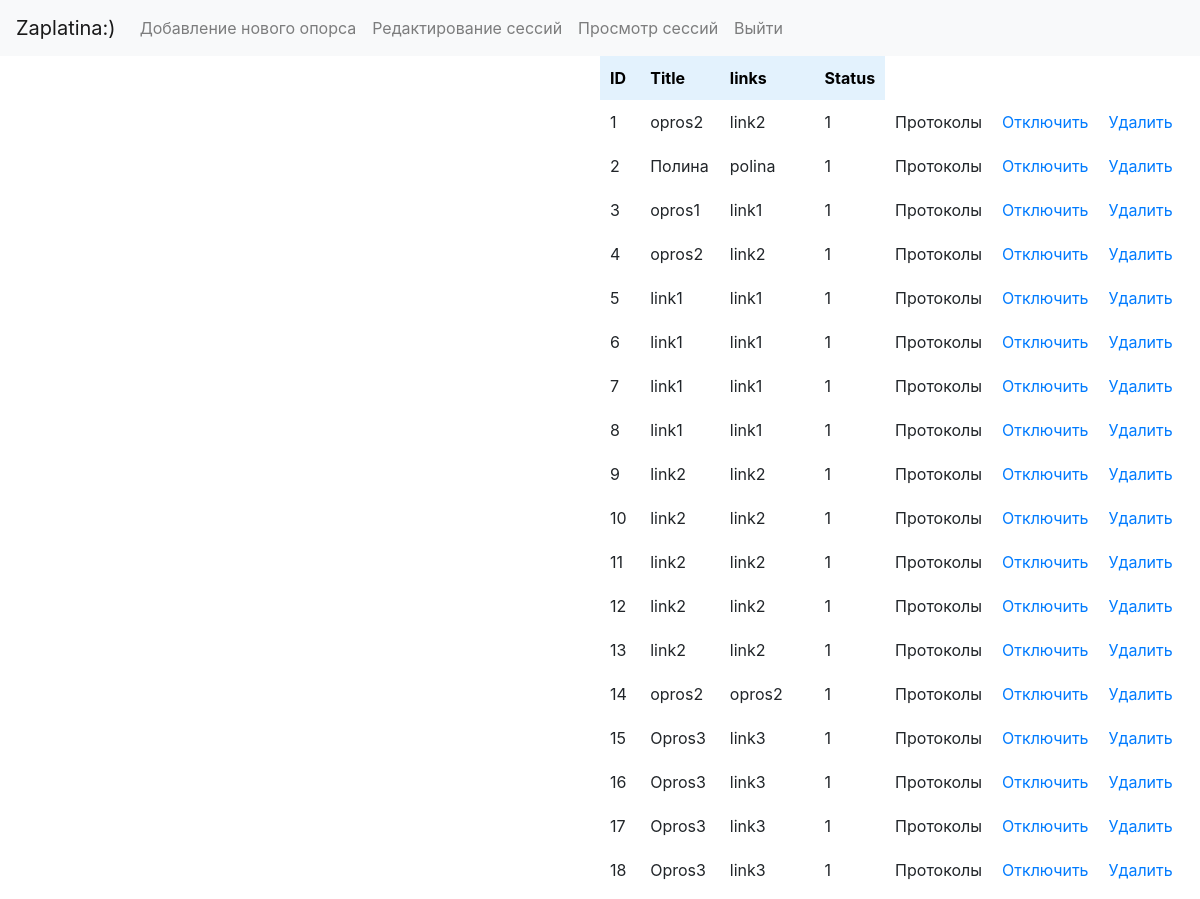
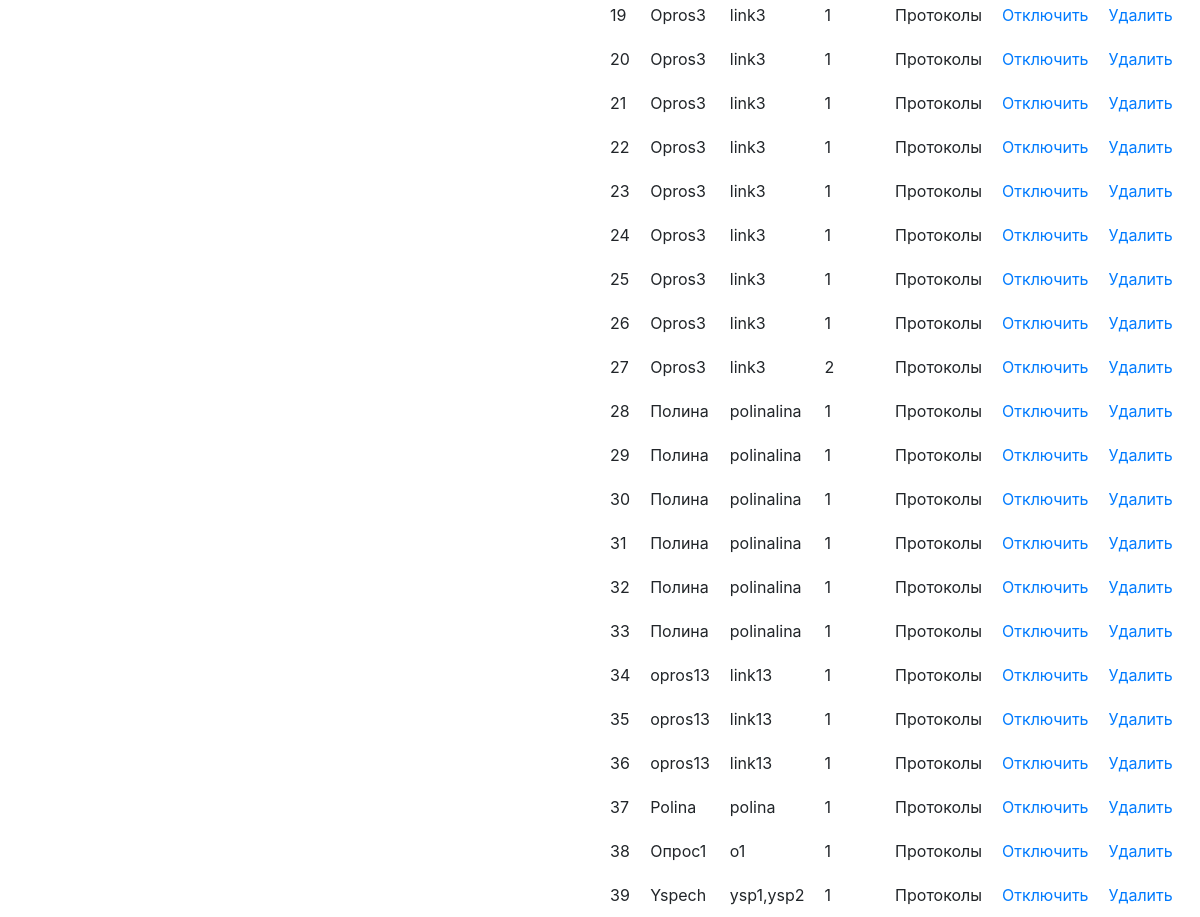
Page /?sessions (signed in) on the committed database (2 pictures, top to bottom).
### tables this page shows
CREATE TABLE `all_session` (
  `id` int(11) NOT NULL,
  `name` varchar(255) DEFAULT NULL,
  `links` varchar(255) NOT NULL,
  `status` int(10) NOT NULL
);

### admin/sessions.php (the view, shortened to what this page needs)
<!DOCTYPE html>
<html lang="en">
<head>
</head>
<body>
</body>
</html>
<?php
function getSessions(){
    $mysqli = mysqli_connect('localhost', 'root', '', 'opros');
    mysqli_query($mysqli, 'SET NAMES UTF8');
    $sql_res=mysqli_query($mysqli, 'SELECT * FROM all_session');
    if (!(mysqli_errno($mysqli))){
        $row=mysqli_fetch_row($sql_res);
        $serial = 0;
        $ret='<main><table>
        <th>ID</th>
        <th>Title</th>
        <th>links</th>
        <th>Status</th>
    </tr>';
        while ($row = mysqli_fetch_assoc($sql_res)) {
            $serial++;
            $ret.='<tr><td class="serial">'.$serial.'</td><td>'.$row['name'].'</td><td>'.$row['links'].'</td><td>'.$row['status'].'</td><td>Протоколы</td><td> <a href="?sessions&disable='.$row['id'].'">Отключить</a></td><td><a href="?sessions&delete='.$row['id'].'">Удалить</a></td></tr>';
        }
        $ret.='</table></main>';
        return $ret;
    }
}
?>

### index.php (shortened to what this page needs)
<?php
    if ( !isset($_SESSION['user']) && isset($_POST['password'])){
        if ( $_POST['password'] == '12345' ){
            $_SESSION['user']= 1;
            header('Location: index.php ', true, 303);
        }else{
            echo '<h3 class="error">Введен неверный пароль</h3>';
        }
    }else
    if (!isset($_SESSION['user'])){
        if (isset($_GET['sign'])){
            require "sign.php";
        }else{
            require "expert/header.php";
        }
    }else{
        require 'admin/header.php';
        if ( isset($_GET['adding']) ){
            include 'admin/adding.php';
        }else
        if ( isset($_GET['sessions']) ){
            include 'admin/sessions.php';
            echo getSessions();
        }else{
            include 'admin/adding.php';
        }
    }
?>

### admin/header.php (shortened to what this page needs)
<!DOCTYPE html>
<html lang="en">
<head>
    <link rel="stylesheet" href="https://cdn.jsdelivr.net/npm/bootstrap@4.5.3/dist/css/bootstrap.min.css">
</head>
<body>
</body>
</html>
<nav class="navbar navbar-expand-lg navbar-light bg-light">
  <a class="navbar-brand" href="../index.php">Zaplatina:)</a>
  <div class="collapse navbar-collapse" id="navbarNav">
    <ul class="navbar-nav">
      <li class="nav-item">
      <a class="nav-link" href="?adding">Добавление нового опорса</a>
      </li>
      <li class="nav-item">
      <a class="nav-link" href="?sessions">Редактирование сессий</a>
      </li>
      <li class="nav-item">
      <a class="nav-link" href="expert/view.php">Просмотр сессий</a>
      </li>
      <li class="nav-item">
      <a class="nav-link" href="?logout">Выйти</a>
      </li>
    </ul>
  </div>
</nav>

### admin/sessions.php (style rules this page uses)
table { display: block; margin-left: 600px; }
th, td { padding: 10px; }
th { background-color: #e3f2fd; color: black; }
td { background-color: white; }

### rows in the picture
all_session: name "opros2", links "link2", status "1"
all_session: name "Полина", links "polina", status "1"
all_session: name "opros1", links "link1", status "1"
all_session: name "opros2", links "link2", status "1"
all_session: name "link1", links "link1", status "1"
all_session: name "link1", links "link1", status "1"
all_session: name "link1", links "link1", status "1"
all_session: name "link1", links "link1", status "1"
all_session: name "link2", links "link2", status "1"
all_session: name "link2", links "link2", status "1"
all_session: name "link2", links "link2", status "1"
all_session: name "link2", links "link2", status "1"
all_session: name "link2", links "link2", status "1"
all_session: name "opros2", links "opros2", status "1"
all_session: name "Opros3", links "link3", status "1"
all_session: name "Opros3", links "link3", status "1"
all_session: name "Opros3", links "link3", status "1"
all_session: name "Opros3", links "link3", status "1"
all_session: name "Opros3", links "link3", status "1"
all_session: name "Opros3", links "link3", status "1"
all_session: name "Opros3", links "link3", status "1"
all_session: name "Opros3", links "link3", status "1"
all_session: name "Opros3", links "link3", status "1"
all_session: name "Opros3", links "link3", status "1"
all_session: name "Opros3", links "link3", status "1"
all_session: name "Opros3", links "link3", status "1"
all_session: name "Opros3", links "link3", status "2"
all_session: name "Полина", links "polinalina", status "1"
all_session: name "Полина", links "polinalina", status "1"
all_session: name "Полина", links "polinalina", status "1"
all_session: name "Полина", links "polinalina", status "1"
all_session: name "Полина", links "polinalina", status "1"
all_session: name "Полина", links "polinalina", status "1"
all_session: name "opros13", links "link13", status "1"
all_session: name "opros13", links "link13", status "1"
all_session: name "opros13", links "link13", status "1"
all_session: name "Polina", links "polina", status "1"
all_session: name "Опрос1", links "o1", status "1"
all_session: name "Yspech", links "ysp1,ysp2", status "1"
